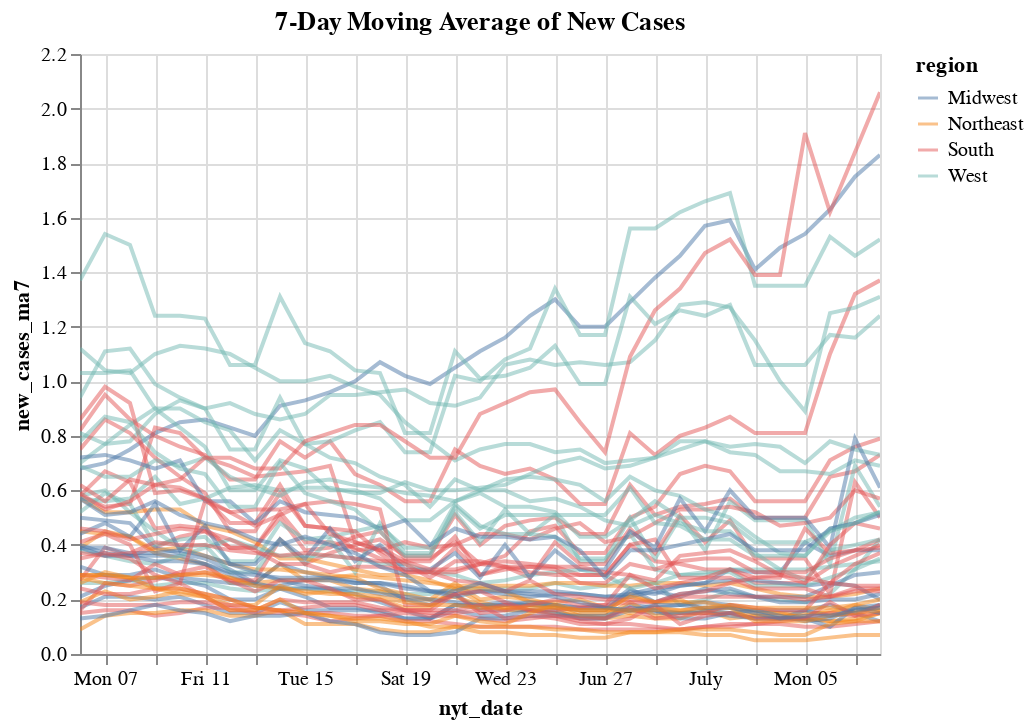

The cell this chart's notebook holds for it:
### Markdown cell above
We can group them following the US Census Bureau's Statistical Region classification but add a tooltip so people can still know which state they are mousing over.

### Code cell
alt.Chart(
    state_moving_average,
    title = "7-Day Moving Average of New Cases").mark_line(
    opacity = 0.5).encode(
    x = 'nyt_date',
    y = 'new_cases_ma7',
    color = 'region',
    detail = 'state_name',
    tooltip = ['region', 'state_name', 'new_cases_ma7', 'new_deaths_ma7']
).interactive()

### Figure 1 — Vega-Lite specification as saved in the notebook (floating-point values rounded to 4 significant figures; data arrays with more than 128 entries replaced by an {"elided": "..."} marker saying what was removed)
{"config": {"view": {"continuousWidth": 400, "continuousHeight": 300}}, "data": {"name": "data-393192ccd2256770305d3419d4714ed1"}, "mark": {"type": "line", "opacity": 0.5}, "encoding": {"color": {"type": "nominal", "field": "region"}, "detail": {"type": "nominal", "field": "state_name"}, "tooltip": [{"type": "nominal", "field": "region"}, {"type": "nominal", "field": "state_name"}, {"type": "quantitative", "field": "new_cases_ma7"}, {"type": "quantitative", "field": "new_deaths_ma7"}], "x": {"type": "temporal", "field": "nyt_date"}, "y": {"type": "quantitative", "field": "new_cases_ma7"}}, "selection": {"selector019": {"type": "interval", "bind": "scales", "encodings": ["x", "y"]}}, "title": "7-Day Moving Average of New Cases", "$schema": "https://vega.github.io/schema/vega-lite/v4.8.1.json", "datasets": {"data-393192ccd2256770305d3419d4714ed1": {"elided": "1683 records"}}}
